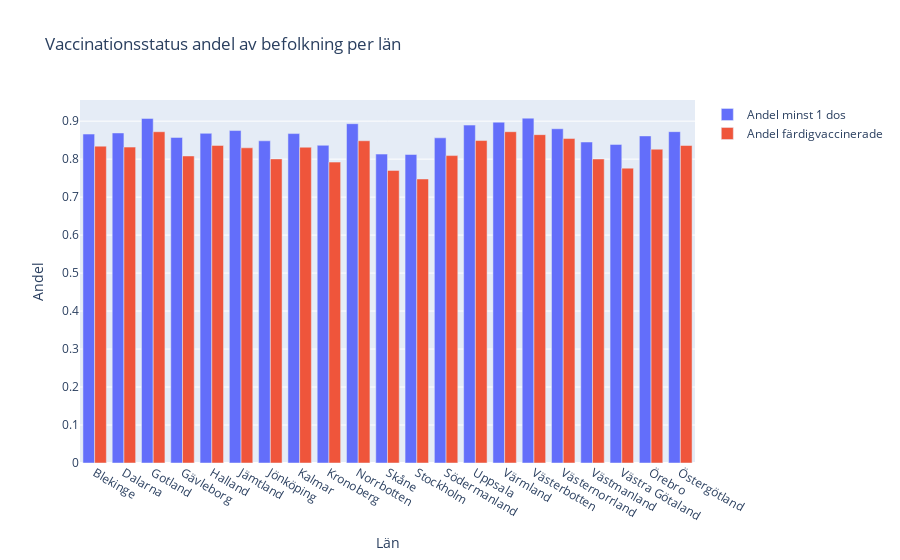

Source (notebook cell):
### Code cell
fig = px.bar(dff, x = "Län_namn", y = ["Andel minst 1 dos", "Andel färdigvaccinerade"], labels = {'value': 'Andel', 'Län_namn': 'Län'}, 
                title = "Vaccinationsstatus andel av befolkning per län", 
                )
fig.update_layout(barmode = 'group',
                legend_title = None)
fig.show()

### Figure 1 — Plotly figure (JSON) as saved in the notebook; plotly's stock layout.template omitted (floating-point values rounded to 4 significant figures)
{"data": [{"alignmentgroup": "True", "hovertemplate": "variable=Andel minst 1 dos<br>Län=%{x}<br>Andel=%{y}<extra></extra>", "legendgroup": "Andel minst 1 dos", "marker": {"color": "#636efa", "pattern": {"shape": ""}}, "name": "Andel minst 1 dos", "offsetgroup": "Andel minst 1 dos", "orientation": "v", "showlegend": true, "textposition": "auto", "type": "bar", "x": ["Blekinge", "Dalarna", "Gotland", "Gävleborg", "Halland", "Jämtland", "Jönköping", "Kalmar", "Kronoberg", "Norrbotten", "Skåne", "Stockholm", "Södermanland", "Uppsala", "Värmland", "Västerbotten", "Västernorrland", "Västmanland", "Västra Götaland", "Örebro", "Östergötland"], "xaxis": "x", "y": [0.866, 0.8689, 0.9072, 0.8572, 0.8679, 0.8752, 0.8483, 0.8673, 0.8364, 0.8933, 0.8133, 0.8122, 0.8561, 0.8896, 0.8973, 0.9079, 0.88, 0.8451, 0.8388, 0.8611, 0.8723], "yaxis": "y"}, {"alignmentgroup": "True", "hovertemplate": "variable=Andel färdigvaccinerade<br>Län=%{x}<br>Andel=%{y}<extra></extra>", "legendgroup": "Andel färdigvaccinerade", "marker": {"color": "#EF553B", "pattern": {"shape": ""}}, "name": "Andel färdigvaccinerade", "offsetgroup": "Andel färdigvaccinerade", "orientation": "v", "showlegend": true, "textposition": "auto", "type": "bar", "x": ["Blekinge", "Dalarna", "Gotland", "Gävleborg", "Halland", "Jämtland", "Jönköping", "Kalmar", "Kronoberg", "Norrbotten", "Skåne", "Stockholm", "Södermanland", "Uppsala", "Värmland", "Västerbotten", "Västernorrland", "Västmanland", "Västra Götaland", "Örebro", "Östergötland"], "xaxis": "x", "y": [0.8342, 0.8316, 0.8721, 0.8084, 0.8361, 0.8298, 0.8006, 0.8314, 0.7921, 0.8484, 0.7704, 0.7478, 0.8094, 0.8489, 0.8722, 0.8644, 0.8542, 0.8004, 0.7763, 0.8262, 0.8359], "yaxis": "y"}], "layout": {"barmode": "group", "legend": {"title": {}, "tracegroupgap": 0}, "title": {"text": "Vaccinationsstatus andel av befolkning per län"}, "xaxis": {"anchor": "y", "domain": [0, 1], "title": {"text": "Län"}}, "yaxis": {"anchor": "x", "domain": [0, 1], "title": {"text": "Andel"}}}}
